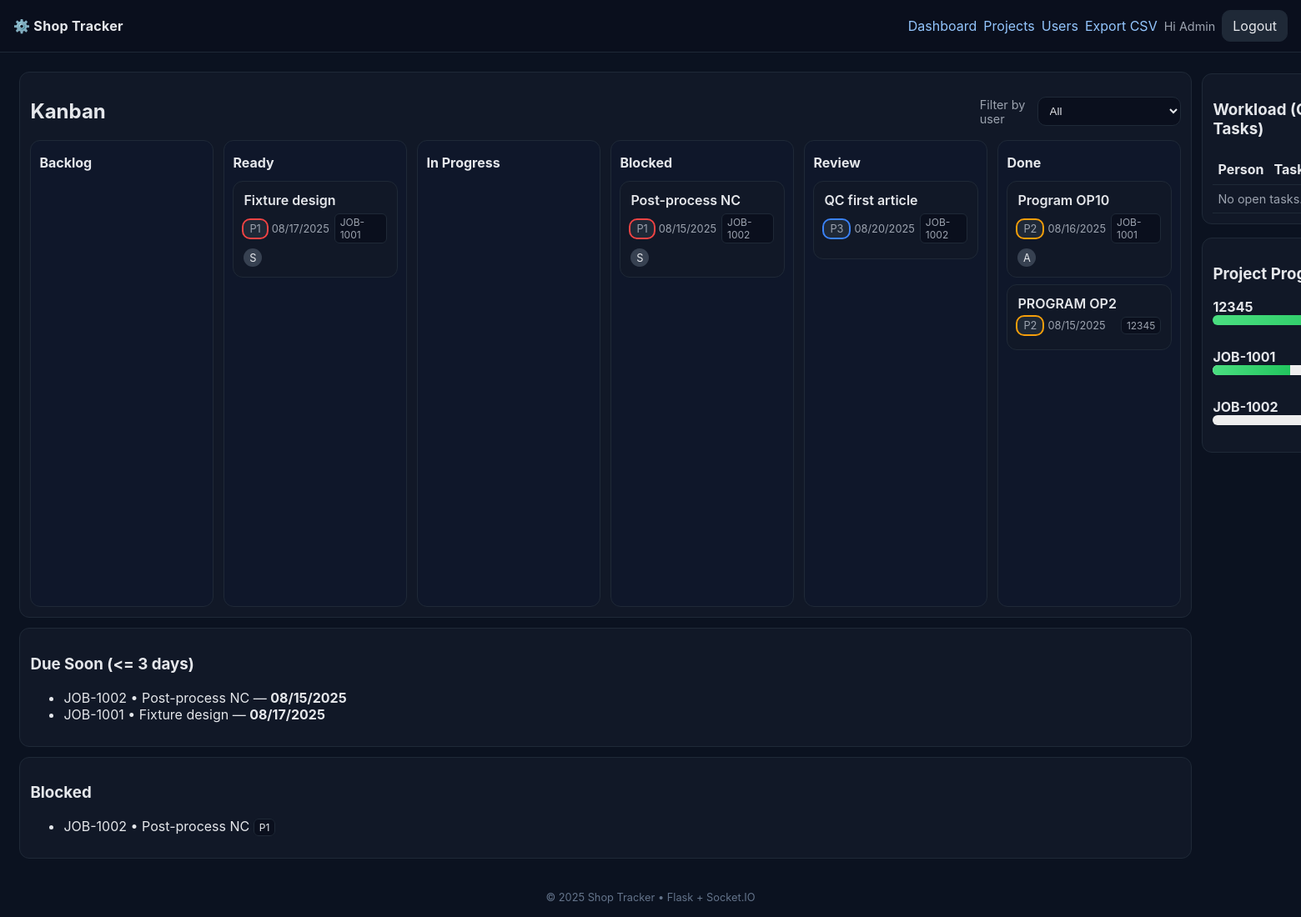
Screenshot of / (signed in) with the database file from the repository.
### models.py (models this page shows, shortened)
class User(db.Model):
    id = db.Column(db.Integer, primary_key=True)
    name = db.Column(db.String(120), nullable=False)
    email = db.Column(db.String(200), unique=True, nullable=False, index=True)
    role = db.Column(db.String(50), default="engineer")  # engineer, programmer, operator, manager, admin
    password_hash = db.Column(db.String(255), nullable=False)
    is_active = db.Column(db.Boolean, default=True)
    created_at = db.Column(db.DateTime, default=datetime.utcnow)
    @property
    def is_authenticated(self):
        return True

class Task(db.Model):
    id = db.Column(db.Integer, primary_key=True)
    project_id = db.Column(db.Integer, db.ForeignKey('project.id'), nullable=False, index=True)
    title = db.Column(db.String(200), nullable=False)
    description = db.Column(db.Text)
    state = db.Column(db.String(30), default="backlog")  # backlog, ready, in_progress, blocked, review, done
    priority = db.Column(db.Integer, default=3)
    est_hours = db.Column(db.Float, default=0)
    due_date = db.Column(db.Date)
    created_by = db.Column(db.Integer, db.ForeignKey('user.id'))
    created_at = db.Column(db.DateTime, default=datetime.utcnow)
    assignments = db.relationship('TaskAssignment', backref='task', lazy=True, cascade="all, delete-orphan")

class Project(db.Model):
    id = db.Column(db.Integer, primary_key=True)
    code = db.Column(db.String(50), unique=True, nullable=False, index=True)
    title = db.Column(db.String(200), nullable=False)
    customer = db.Column(db.String(120))
    rev = db.Column(db.String(20))
    due_date = db.Column(db.Date)
    priority = db.Column(db.Integer, default=3)  # 1 hot .. 5 low
    status = db.Column(db.String(30), default="active")
    created_by = db.Column(db.Integer, db.ForeignKey('user.id'))
    created_at = db.Column(db.DateTime, default=datetime.utcnow)
    tasks = db.relationship('Task', backref='project', lazy=True, cascade="all, delete-orphan")

class TaskAssignment(db.Model):
    __table_args__ = (db.UniqueConstraint('task_id','user_id', name='uq_task_user'),)
    id = db.Column(db.Integer, primary_key=True)
    task_id = db.Column(db.Integer, db.ForeignKey('task.id'), nullable=False, index=True)
    user_id = db.Column(db.Integer, db.ForeignKey('user.id'))
    machine_id = db.Column(db.Integer, db.ForeignKey('machine.id'))
    assigned_at = db.Column(db.DateTime, default=datetime.utcnow)
    user = db.relationship('User', lazy=True)
    machine = db.relationship('Machine', lazy=True)

### app.py (the view)
    @app.route("/")
    @login_required
    def dashboard():
        try:
            filter_user_id = int(request.args.get('user')) if request.args.get('user') else None
        except Exception:
            filter_user_id = None
        base_q = Task.query.join(Project).filter(Project.status != "archived")
        if filter_user_id:
            base_q = base_q.join(TaskAssignment).filter(TaskAssignment.user_id == filter_user_id)
        tasks = base_q.all()
        assignments = {}
        for t in tasks:
            assignments[t.id] = TaskAssignment.query.filter_by(task_id=t.id).all()
        open_tasks = [t for t in tasks if t.state != "done"]
        workload = {}
        for t in open_tasks:
            tas = TaskAssignment.query.filter_by(task_id=t.id).all()
            for ta in tas:
                if ta.user:
                    workload.setdefault(ta.user.name, 0.0)
                    workload[ta.user.name] += (t.est_hours or 0.0)
        today = date.today()
        due_soon = Task.query.filter(Task.due_date != None, Task.due_date <= today + timedelta(days=3), Task.state != "done").order_by(Task.due_date.asc()).limit(20).all()
        blocked = Task.query.filter_by(state="blocked").order_by(Task.priority.asc()).all()
        users = User.query.order_by(User.name.asc()).all()
        projects_all = Project.query.order_by(Project.created_at.desc()).all()
        progress = []
        for p in projects_all:
            total = len(p.tasks)
            done = sum(1 for t in p.tasks if t.state == "done")
            pct = int(round((done / total) * 100)) if total else 0
            progress.append({
                "id": p.id,
                "code": p.code,
                "title": p.title,
                "done": done,
                "total": total,
                "pct": pct,
            })
        return render_template("dashboard.html", tasks=tasks, assignments=assignments, workload=workload, due_soon=due_soon, blocked=blocked, users=users, filter_user_id=filter_user_id, progress=progress)

### templates/dashboard.html (shortened to what this page needs)
{% extends "base.html" %}
{% block content %}
<div class="grid cols-2">
  <section class="card">
    <div class="flex" style="justify-content:space-between; align-items:center">
      <h2>Kanban</h2>
      <form method="get" action="{{ url_for('dashboard') }}" class="flex" style="gap:8px">
        <label class="help">Filter by user</label>
        <select name="user" onchange="this.form.submit()">
          <option value="" {% if not filter_user_id %}selected{% endif %}>All</option>
        </select>
      </form>
    </div>
    <section class="kanban">
      {% for col in ["backlog","ready","in_progress","blocked","review","done"] %}
      <div class="col" data-state="{{ col }}" ondrop="dropTask(event)" ondragover="event.preventDefault()">
        <header><h3>{{ col.replace('_',' ')|title }}</h3></header>
        <div class="list">
          {% for t in tasks if t.state == col %}
          <article class="card task" draggable="true" ondragstart="dragTask(event)" data-task="{{ t.id }}">
            <div class="title">{{ t.title }}</div>
            <div class="meta">
              <span class="chip p{{ t.priority }}">P{{ t.priority }}</span>
              {% if t.due_date %}<time>{{ t.due_date.strftime('%m/%d/%Y') }}</time>{% endif %}
              <span class="right badge">{{ t.project.code if t.project else "" }}</span>
            </div>
            <div class="meta">
              {% set tas = assignments.get(t.id, []) %}
              {% for a in tas %}
                {% if a.user %}<span class="avatar" title="{{ a.user.name }}">{{ a.user.name[0] }}</span>{% endif %}
              {% endfor %}
            </div>
          </article>
          {% endfor %}
        </div>
      </div>
      {% endfor %}
    </section>
  </section>
<dev>
  {% include "_dashboard_workload.html" %}
  {% include "_dashboard_progress.html" %}
</dev>
  {% include "_dashboard_widgets.html" %}
{% endblock %}

### templates/base.html (shortened to what this page needs)
<!doctype html>
<html lang="en">
<head>
  <link rel="stylesheet" href="{{ url_for('static', filename='app.css') }}">
</head>
<body>
  <header class="topbar">
    <div class="brand">⚙️ Shop Tracker</div>
    <nav class="flex">
      <a href="{{ url_for('dashboard') }}">Dashboard</a>
      <a href="{{ url_for('projects') }}">Projects</a>
      <a href="{{ url_for('users') }}">Users</a>
      <a class="right" href="{{ url_for('export_tasks_csv') }}">Export CSV</a>
      <span class="right help">Hi {{ current_user.name }}</span>
      <a class="btn" href="{{ url_for('logout') }}">Logout</a>
    </nav>
  </header>
  <main class="container">
    {% block content %}{% endblock %}
  </main>
  <footer>© {{ 2025 }} Shop Tracker • Flask + Socket.IO</footer>
</body>
</html>

### templates/_dashboard_workload.html
<aside id="leftAside" >
  <section id="workloadCard" class="card" style="margin: 2px 0 16px 0;">
    <h3>Workload (Open Tasks){% if filter_user_id %} — filtered{% endif %}</h3>
    <table class="table">
      <thead><tr><th>Person</th><th>Tasks</th><th>Hours</th></tr></thead>
      <tbody>
        {% for name, count, hrs in workload_rows %}
        <tr><td>{{ name }}</td><td>{{ count }}</td><td>{{ '%.1f'|format(hrs) }}</td></tr>
        {% else %}
        <tr><td colspan="2" class="help">No open tasks.</td></tr>
        {% endfor %}
      </tbody>
    </table>
  </section>
</aside>

### templates/_dashboard_progress.html
<section id="projectProgress" class="card" style="margin: 2px 0 16px 0;">
  <h3>Project Progress</h3>
  {% if progress %}
  <div class="grid" style="gap:8px">
    {% for p in progress %}
      <div class="row" data-project-id="{{ p.id }}" style="align-items:center; gap:8px">
        <div style="min-width:140px"><strong>{{ p.code }}</strong></div>
        <div style="flex:1">
          <div class="bar" style="background:#eee; border-radius:999px; height:12px; overflow:hidden">
            <div id="bar-{{ p.id }}" style="height:100%; width: {{ p.pct }}%; background: linear-gradient(90deg,#4ade80,#22c55e);"></div>
          </div>
        </div>
        <div id="txt-{{ p.id }}" style="min-width:140px; text-align:right">{{ p.done }}/{{ p.total }} ({{ p.pct }}%)</div>
      </div>
    {% endfor %}
  </div>
  {% else %}
    <div class="help">No projects yet.</div>
  {% endif %}
</section>

### templates/_dashboard_widgets.html
<aside id="leftAside" class="grid">
  <section class="card">
    <h3>Due Soon (<= 3 days){% if filter_user_id %} — filtered{% endif %}</h3>
    <ul>
      {% for t in due_soon %}
      <li>{{ t.project.code if t.project else "" }} • {{ t.title }} — <strong>{{ t.due_date.strftime('%m/%d/%Y') }}</strong></li>
      {% else %}
      <li class="help">All clear.</li>
      {% endfor %}
    </ul>
  </section>
  <section class="card">
    <h3>Blocked{% if filter_user_id %} — filtered{% endif %}</h3>
    <ul>
      {% for t in blocked %}
      <li>{{ t.project.code if t.project else "" }} • {{ t.title }} <span class="badge">P{{ t.priority }}</span></li>
      {% else %}
      <li class="help">No blocked tasks 🎉</li>
      {% endfor %}
    </ul>
  </section>
</aside>

### static/app.css (style rules this page uses)
:root { --bg:#0b1220; --panel:#0f172a; --card:#111827; --muted:#9ca3af; --border:#1f2937; --text:#e5e7eb; }
* { box-sizing:border-box }
body { margin:0; font-family:Inter,system-ui,-apple-system,Segoe UI,Roboto,Arial,sans-serif; background:var(--bg); color:var(--text); }
a { color:#93c5fd; text-decoration:none }
header.topbar { display:flex; gap:12px; align-items:center; justify-content:space-between; padding:12px 16px; background:#0a0f1d; border-bottom:1px solid var(--border); position:sticky; top:0; z-index:10; }
.topbar .brand { font-weight:700; letter-spacing:.3px }
.container { box-sizing: border-box; margin-inline: auto; width: min(100%, 2000px); padding: clamp(8px, 1.5vw, 24px); }
button, .btn { background:#1f2937; border:1px solid var(--border); color:var(--text); padding:8px 12px; border-radius:10px; cursor:pointer }
input, select, textarea { background:#0a0f1d; border:1px solid var(--border); color:var(--text); padding:8px 10px; border-radius:10px; width:100% }
label { font-size:.9rem; color:#cbd5e1 }
.card { background:var(--card); border:1px solid var(--border); border-radius:12px; padding:12px }
.grid { display:grid; gap:12px }
.grid.cols-2 { grid-template-columns:2fr 1fr }
.kanban { display:grid; grid-template-columns: repeat(6, minmax(220px, 1fr)); gap: 12px; }
.col { background:var(--panel); border-radius:12px; padding:10px; min-height:70vh; border:1px solid var(--border) }
.col header { position:sticky; top:0; background:var(--panel); padding:6px 0; margin-bottom:6px }
.col header h3 { margin:0; font-size:1rem }
.list { display:flex; flex-direction:column; gap:8px; }
.card.task { cursor:grab; }
.card .title { font-weight:600; color:#e5e7eb; }
.meta { display:flex; gap:6px; font-size:.8rem; color:var(--muted); margin-top:6px; align-items:center }
.chip { border-radius:8px; padding:2px 6px; background:#1f2937; border:1px solid var(--border) }
.p1 { outline:2px solid #ef4444; }
.p2 { outline:2px solid #f59e0b; }
.p3 { outline:2px solid #3b82f6; }
.avatar { width:22px; height:22px; display:inline-grid; place-items:center; border-radius:50%; background:#374151; color:#e5e7eb; font-size:.8rem; }
.badge { font-size:.75rem; padding:2px 6px; border-radius:6px; border:1px solid var(--border); background:#0a0f1d }
.table { width:100%; border-collapse:collapse }
.table th,.table td { border-bottom:1px solid var(--border); padding:8px 6px; text-align:left; vertical-align:top }
.help { color:var(--muted); font-size:.9rem }
.flex { display:flex; gap:8px; align-items:center }
.right { margin-left:auto }
footer { color:#64748b; font-size:.8rem; padding:16px 0; text-align:center }

### rows the page displays
User: name "Admin"
Task: title "Fixture design", priority "1", due_date "08/17/2025", project "JOB-1001"
TaskAssignment: user "S"
Task: title "Post-process NC", priority "1", due_date "08/15/2025", project "JOB-1002"
TaskAssignment: user "S"
Task: title "QC first article", priority "3", due_date "08/20/2025", project "JOB-1002"
Task: title "Program OP10", priority "2", due_date "08/16/2025", project "JOB-1001"
TaskAssignment: user "A"
Task: title "PROGRAM OP2", priority "2", due_date "08/15/2025", project "12345"
Project: code "12345", {{ p.pct }} 100 (drawn)
Project: code "JOB-1001", {{ p.id }} 1 (drawn)
Project: code "JOB-1002"

### other values shown
{{ col.replace('_',' ')|title }} "Backlog" "Ready" "In Progress" "Blocked" "Review" "Done"
{{ 2025 }} "2025"
